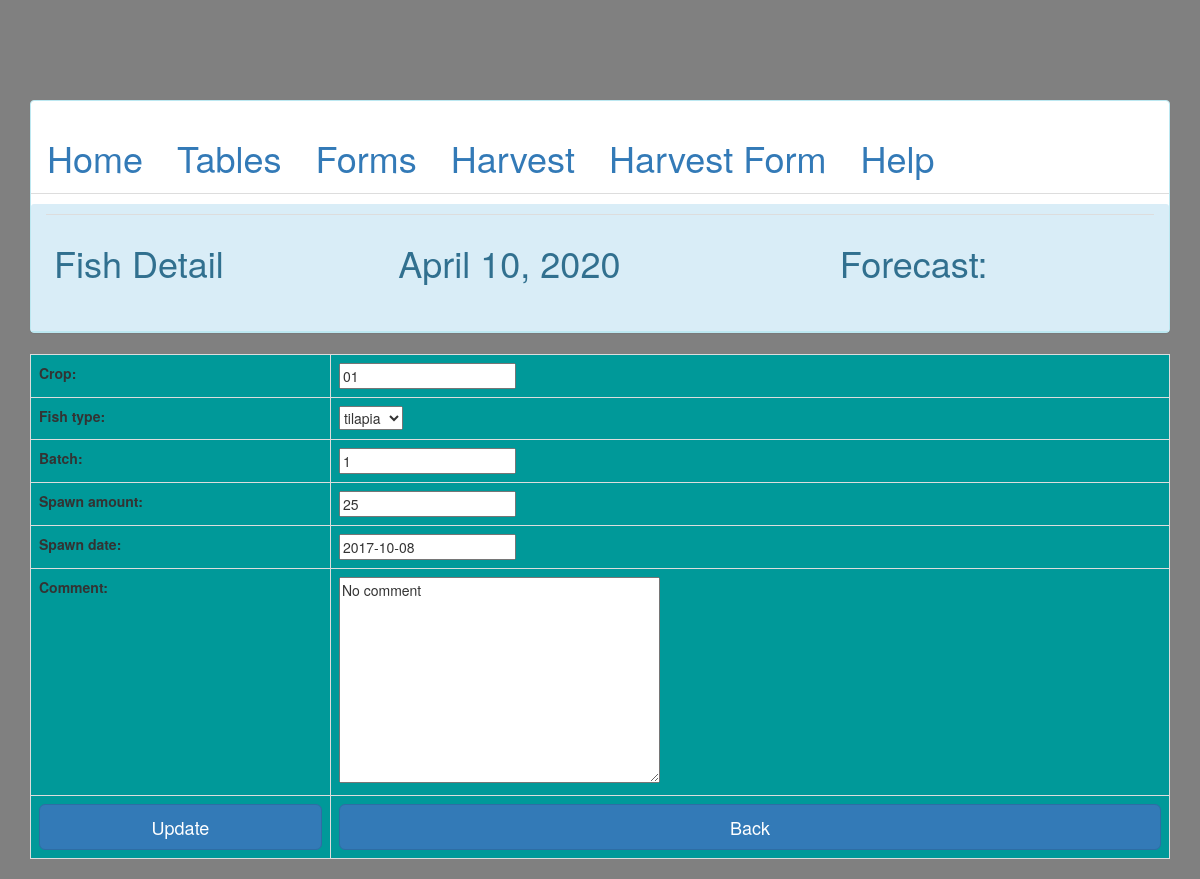
The app's page /aquaponics/fishdetail/1/editfishes/ with its own data.
### aquaponics/models.py (models this page shows, shortened)
class fish(models.Model):
	crop = models.CharField(max_length=15)
	fish_type = models.ForeignKey(fish_type, on_delete=models.CASCADE)
	batch = models.IntegerField()
	spawn_amount = models.IntegerField()
	spawn_date = models.DateField()
	comment = models.TextField(null=True, blank=True)

### aquaponics/views.py (the view)
# urls.py: url(r'^fishdetail/(?P<id>\d+)/editfishes/$', editfish, name='editfish'),
def editfish(request, id):
    fishinstance = get_object_or_404(fish, id=id)
    fishfor = fishnotes(request.POST or None, instance=fishinstance)
    fishinfo = notes.objects.all()
    if fishfor.is_valid():
        instance = fishfor.save(commit=False)
        instance.save()
        messages.success(request,"Successfully Updated")
        return redirect("review")
    context = {
        "fishfor":fishfor,
        "fishinstance":fishinstance,
        "forecast":forecast,
        "today":today,
        "icon":icon,
        "fishinfo":fishinfo,
    }
    return render(request, 'editfish.html',context)

### aquaponics/forms.py
class fishnotes(forms.ModelForm):
	class Meta:
		model = fish
		fields = [
			"crop",
			"fish_type",
			"batch",
			"spawn_amount",
			"spawn_date",
			"comment",
		]

### aquaponics/models.py (called while the page is built)
	def __str__(self):
		return self.fish_name

### templates/editfish.html
{%extends "base1.html"%}
{% load staticfiles %}
{% load crispy_forms_tags %}
{%block title%}Fish Detail{%endblock%}
{%block 1%}
<table class="table table-bordered" >
<tbody bgcolor="#009999">
<div class='row'>
<div class= 'col-sm-6 col-sm-offset-4'>
<form method='POST' action='' class = "col-sm-8">{% csrf_token %}
{{fishfor.as_table}}
<tr>
<td>
<input type='submit' class="btn btn-primary btn-block btn-lg" value='Update' class="btn btn-primary"/>
</td>
<td>
<input type="button" class="btn btn-primary btn-block btn-lg" value="Back" onclick="javascript:history.go(-1);" class="btn btn-primary"/>
</td>
</tr>
</form>
</div>
</div>
</tbody>
</table>
{%endblock%}

### records on screen
fish: crop "01", fish_type "tilapia", batch "1", spawn_amount "25", spawn_date "2017-10-08", comment "No comment"

### other values on screen
{{ today }} "April 10, 2020"
